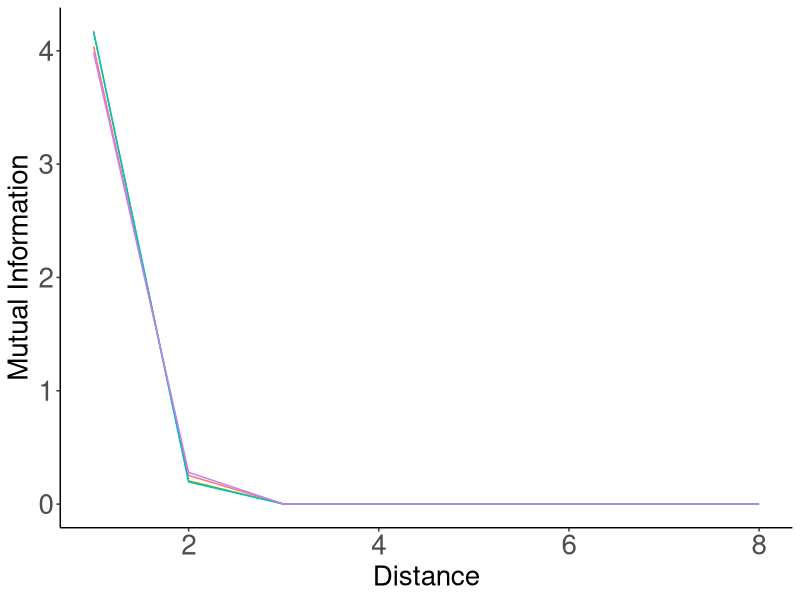
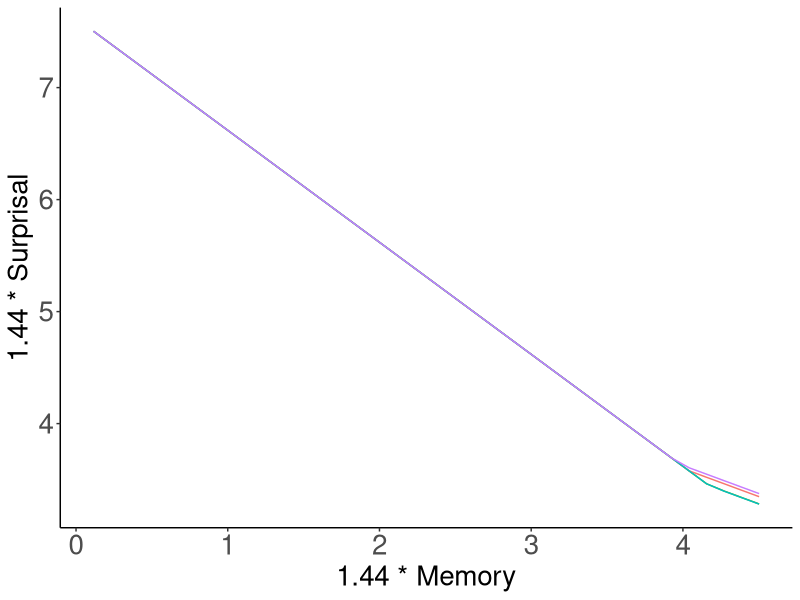
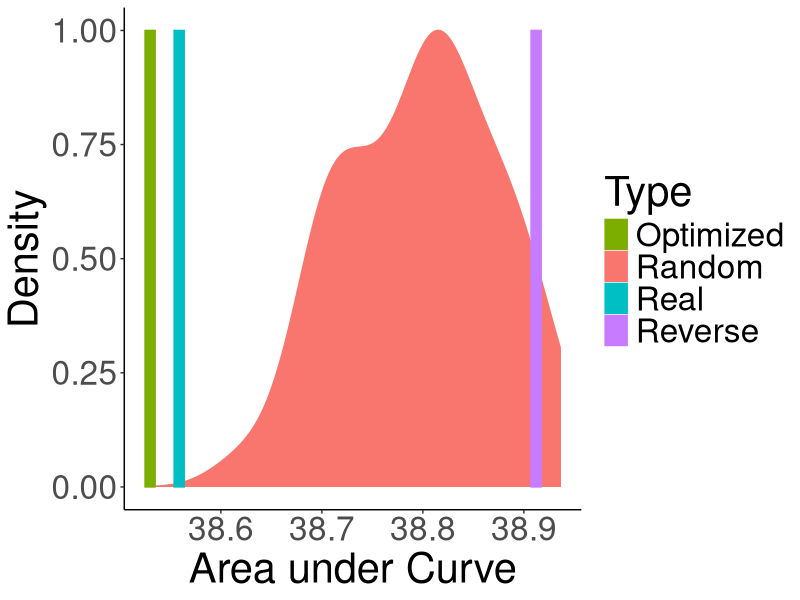

Reproduce these figures in R, in order.
library(tidyr)
library(dplyr)
library(ggplot2)


RED = "#F8766D"
GREEN = "#7CAE00"
BLUE = "#00BFC4"
PURPLE = "#C77CFF"
SCALE = c( GREEN, RED, BLUE, PURPLE)
######################################

data = read.csv("results.tsv", sep="\t")
data = data %>% filter(Script == "forWords_Sesotho_RandomOrder_Normalized_HeldoutClip.py")

unigramCE = mean(data$UnigramCE)

data$Type = ifelse(data$Model %in% c("REAL", "RANDOM", "REVERSE"), as.character(data$Model), "Optimized")
data$Type = ifelse(data$Type %in% c("REAL"), "Real", as.character(data$Type))
data$Type = ifelse(data$Type %in% c("RANDOM"), "Random", as.character(data$Type))
data$Type = ifelse(data$Type %in% c("REVERSE"), "Reverse", as.character(data$Type))

data_ = data %>% group_by(Distance, Type) %>% summarise(MI=median(MI))
data_ = data_ %>% filter(Distance <= 7)
plot = ggplot(data_, aes(x=1+Distance, y=1.44*MI, color=Type)) + geom_line()
plot = plot + theme_bw()
plot = plot + xlab("Distance") + ylab("Mutual Information")
plot = plot + theme(axis.title.x=element_text(size=20), axis.title.y=element_text(size=20), axis.text = element_text(size=20))
plot = plot + theme(panel.grid.major = element_blank(), panel.grid.minor = element_blank(), panel.background = element_blank(), legend.position="none")
plot = plot + theme(axis.line = element_line(colour = "black"),
            panel.grid.major = element_blank(),
                panel.grid.minor = element_blank(),
                panel.border = element_blank(),
                    panel.background = element_blank()) + scale_colour_manual(values=SCALE) + scale_fill_manual(values=SCALE)
ggsave(plot, file=paste("../figures/Sesotho-suffixes-byMorphemes-it-heldout.pdf", sep=""), height=4, width=4)




data = read.csv("results_interpolated.tsv", sep="\t")


data = data %>% filter(Script == "forWords_Sesotho_RandomOrder_Normalized_HeldoutClip.py")

data = data %>% group_by(Type, Memory) %>% summarise(Surprisal=unigramCE-median(MI))

plot = ggplot(data, aes(x=1.44*Memory, y=1.44*Surprisal, color=Type)) + geom_line() #size=2)
plot = plot + theme_bw()
plot = plot + theme(axis.title.x=element_text(size=20), axis.title.y=element_text(size=20), axis.text = element_text(size=20))
plot = plot + theme(panel.grid.major = element_blank(), panel.grid.minor = element_blank(), panel.background = element_blank(), legend.position="none")
plot = plot + theme(axis.line = element_line(colour = "black"),
            panel.grid.major = element_blank(),
                panel.grid.minor = element_blank(),
                panel.border = element_blank(),
                    panel.background = element_blank()) + scale_colour_manual(values=SCALE) + scale_fill_manual(values=SCALE)
ggsave(plot, file=paste("../figures/Sesotho-suffixes-byMorphemes-memsurp-heldout.pdf", sep=""), height=4, width=4)


######################################

data = read.csv("results_auc.tsv", sep="\t")
data = data %>% filter(Script == "forWords_Sesotho_RandomOrder_Normalized_HeldoutClip.py")


data$Type = ifelse(data$Model %in% c("REAL", "RANDOM", "REVERSE"), as.character(data$Model), "Optimized")
data$Type = ifelse(data$Type %in% c("REAL"), "Real", as.character(data$Type))
data$Type = ifelse(data$Type %in% c("RANDOM"), "Random", as.character(data$Type))
data$Type = ifelse(data$Type %in% c("REVERSE"), "Reverse", as.character(data$Type))

data_ = data %>% filter(Type %in% c("Real", "Random", "Optimized", "Reverse"))

plot = ggplot(data_, aes(x=AUC, fill=Type, color=Type))
plot = plot + theme_classic()
plot = plot + xlab("Area under Curve") + ylab("Density")
plot = plot + theme(text=element_text(size=30))
plot = plot + geom_density(data= data_%>%filter(Type == "Random"), aes(y=..scaled..)) 
plot = plot + geom_bar(data = data_ %>% filter(!(Type %in% c("Random"))) %>% group_by(Type) %>% summarise(AUC=mean(AUC), barWidth=0.1) %>% mutate(y=1),  aes(y=y, group=Type), width=0.01, stat="identity", position = position_dodge()) + scale_colour_manual(values=SCALE) + scale_fill_manual(values=SCALE)
ggsave(plot, file=paste("../figures/Sesotho-suffixes-byMorphemes-auc-hist-heldout.pdf", sep=""), height=4, width=8)
